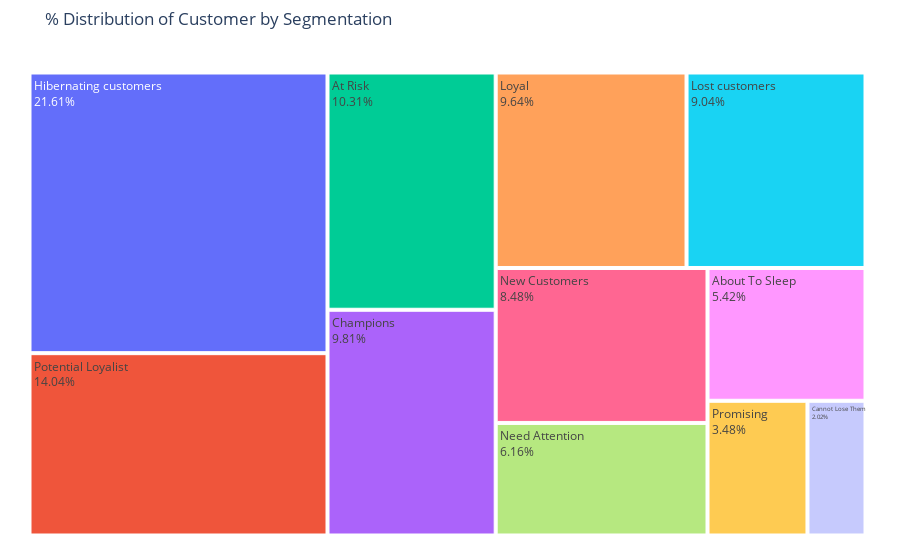

Notebook code for this chart:
### Code cell
#Customer Segmentation treemap  
import plotly.express as px

fig = px.treemap(
    Customer_Segment, 
    path = ['Segment'], values = 'Percentage',
    title = '% Distribution of Customer by Segmentation'
)

fig.update_traces(textinfo='label+value')
fig.update_layout(margin = dict(t = 50,l = 25, r = 30, b = 20))
fig.update_traces(texttemplate='%{label}<br>%{value}%')

fig.show()

### Figure 1 — Plotly figure (JSON) as saved in the notebook; plotly's stock layout.template omitted (floating-point values rounded to 4 significant figures)
{"data": [{"branchvalues": "total", "domain": {"x": [0, 1], "y": [0, 1]}, "hovertemplate": "labels=%{label}<br>Percentage=%{value}<br>parent=%{parent}<br>id=%{id}<extra></extra>", "ids": ["About To Sleep", "At Risk", "Cannot Lose Them", "Champions", "Hibernating customers", "Lost customers", "Loyal", "Need Attention", "New Customers", "Potential Loyalist", "Promising"], "labels": ["About To Sleep", "At Risk", "Cannot Lose Them", "Champions", "Hibernating customers", "Lost customers", "Loyal", "Need Attention", "New Customers", "Potential Loyalist", "Promising"], "name": "", "parents": ["", "", "", "", "", "", "", "", "", "", ""], "textinfo": "label+value", "texttemplate": "%{label}<br>%{value}%", "type": "treemap", "values": [5.42, 10.31, 2.02, 9.81, 21.61, 9.04, 9.64, 6.16, 8.48, 14.04, 3.48]}], "layout": {"legend": {"tracegroupgap": 0}, "margin": {"b": 20, "l": 25, "r": 30, "t": 50}, "title": {"text": "% Distribution of Customer by Segmentation"}}}
